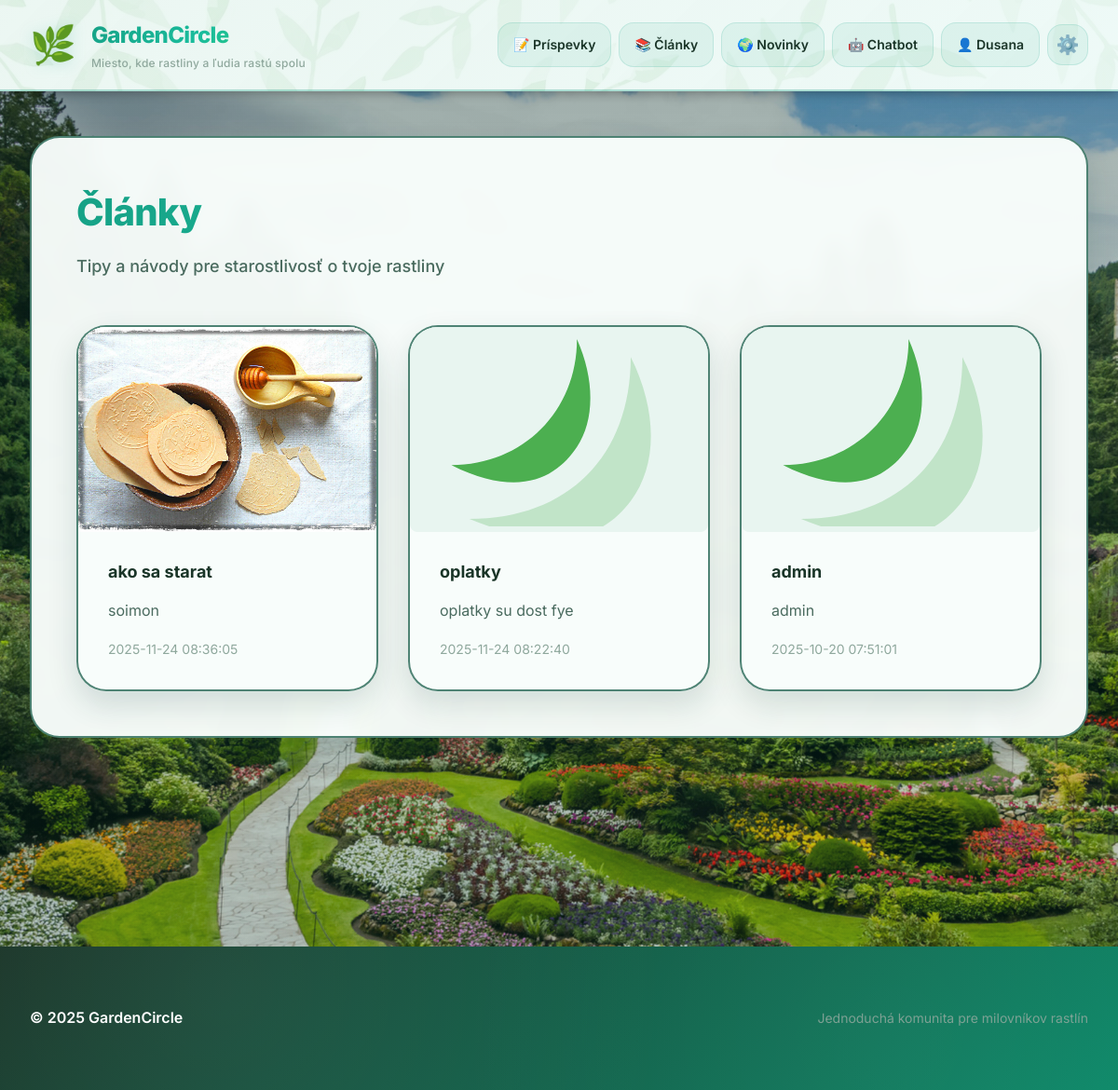
/articles (signed in), run on the app's committed database.
### tables this page shows
CREATE TABLE users (
            id INTEGER PRIMARY KEY AUTOINCREMENT,
            username TEXT UNIQUE NOT NULL,
            email TEXT UNIQUE NOT NULL,
            password_hash TEXT NOT NULL,
            bio TEXT DEFAULT '',
            profile_image TEXT,
            created_at TIMESTAMP NOT NULL DEFAULT (datetime('now'))
        , is_admin BOOLEAN DEFAULT 0);

CREATE TABLE articles (
            id INTEGER PRIMARY KEY AUTOINCREMENT,
            title TEXT NOT NULL,
            content TEXT NOT NULL,
            image_path TEXT,
            created_at TIMESTAMP NOT NULL DEFAULT (datetime('now'))
        );

### backend/routes.py (the view)
    @app.route("/articles")
    @login_required
    def articles():
        db = get_db()
        rows = db.execute("SELECT id, title, content, image_path, created_at FROM articles ORDER BY created_at DESC").fetchall()
        items = [{"id":r[0],"title":r[1],"content":r[2],"image_path":r[3],"created_at":r[4]} for r in rows]
        return render_template("articles.html", items=items)

### backend/database.py (called while the page is built)
def get_db():
    db = getattr(g, "_database", None)
    if db is None:
        os.makedirs(os.path.dirname(DB_PATH), exist_ok=True)
        db = g._database = sqlite3.connect(DB_PATH)
        db.row_factory = sqlite3.Row
    return db

### backend/routes.py (called while the page is built)
@login_manager.user_loader
def load_user(user_id):
    return User.get_by_id(user_id)

### backend/user.py (called while the page is built)
    @staticmethod
    def get_by_id(user_id):
        db = get_db()
        row = db.execute(
            "SELECT id, username, email, password_hash, bio, profile_image, created_at, COALESCE(is_admin, 0) as is_admin FROM users WHERE id = ?",
            (user_id,)
        ).fetchone()
        if row:
            return User(row[0], row[1], row[2], row[3], row[4], row[5], row[6], row[7])
        return None

### templates/articles.html (shortened to what this page needs)
{% extends 'base.html' %}
{% block content %}
  <section class="card">
    <header class="section-header">
      <h2>Články</h2>
      <p class="muted">Tipy a návody pre starostlivosť o tvoje rastliny</p>
    </header>
    <div class="articles-grid">
      {% for a in items %}
        {% set img_src = a.image_path %}
        {% set resolved_src = None %}
        {% if img_src %}
          {% if img_src.startswith('http') %}
            {% set resolved_src = img_src %}
          {% elif img_src.startswith('/static/') %}
            {% set resolved_src = img_src %}
          {% else %}
            {% set resolved_src = url_for('static', filename=img_src) %}
          {% endif %}
        {% endif %}
        <article class="article-card fade-in">
          <a href="{{ url_for('article_detail', article_id=a.id) }}" class="article-card-link" aria-label="Článok {{ a.title }}">
            {% if resolved_src %}
              <img src="{{ resolved_src }}" alt="{{ a.title }}" loading="lazy">
            {% else %}
              <img src="{{ url_for('static', filename='img/leaf.svg') }}" alt="{{ a.title }}" loading="lazy" style="background: var(--surface); border-radius: .5rem; padding: .35rem;">
            {% endif %}
            <div class="content">
              <h3>{{ a.title }}</h3>
              <p>{{ a.content[:150] }}{% if a.content|length > 150 %}&hellip;{% endif %}</p>
              <small class="muted">{{ a.created_at }}</small>
            </div>
          </a>
        </article>
      {% else %}
        <div class="text-center" style="grid-column: 1 / -1; padding: var(--space-2xl);">
          <p class="muted" style="font-size: var(--font-size-lg);">Zatiaľ žiadne články</p>
          <p class="muted">Skúste to neskôr znova</p>
        </div>
      {% endfor %}
    </div>
  </section>
{% endblock %}

### templates/base.html (shortened to what this page needs)
<!DOCTYPE html>
<html lang="sk">
<head>
  <link rel="stylesheet" href="{{ url_for('static', filename='css/style.css') }}">
</head>
<body class="{% block body_class %}{% endblock %}">
  <header class="site-header">
    <div class="container header-inner">
      <a class="brand" href="{{ url_for('home') }}">
        <span class="logo" aria-hidden="true">🌿</span>
        <div>
          <h1>GardenCircle</h1>
          <p class="tagline">Miesto, kde rastliny a ľudia rastú spolu</p>
        </div>
      </a>
      <nav class="main-nav" aria-label="Hlavná navigácia">
        {% if current_user.is_authenticated %}
          <a href="{{ url_for('posts_page') }}">📝 Príspevky</a>
          <a href="{{ url_for('articles') }}">📚 Články</a>
          <a href="{{ url_for('news') }}">🌍 Novinky</a>
          <a href="{{ url_for('chatbot_placeholder') }}">🤖 Chatbot</a>
          <a href="{{ url_for('user_profile', username=current_user.username) }}">👤 {{ current_user.username }}</a>
        {% else %}
          <a href="{{ url_for('login') }}">🔑 Prihlásiť</a>
          <a href="{{ url_for('register') }}">✨ Registrácia</a>
        {% endif %}
        {% if current_user.is_authenticated %}
        <a href="{{ url_for('settings') }}" class="menu-toggle" aria-label="Nastavenia">
          <span class="menu-icon">⚙️</span>
        </a>
        {% endif %}
      </nav>
    </div>
  </header>
  <main class="container">
    {% block content %}{% endblock %}
  </main>
  <footer class="site-footer">
    <div class="container footer-inner">
      <small>© 2025 GardenCircle</small>
      <span class="muted">Jednoduchá komunita pre milovníkov rastlín</span>
    </div>
  </footer>
</body>
</html>

### data on the page
users: username "Dusana"
articles: title "ako sa starat", content "soimon", created_at "2025-11-24 08:36:05"
articles: title "oplatky", content "oplatky su dost fye", created_at "2025-11-24 08:22:40"
articles: title "admin", content "admin", created_at "2025-10-20 07:51:01"
